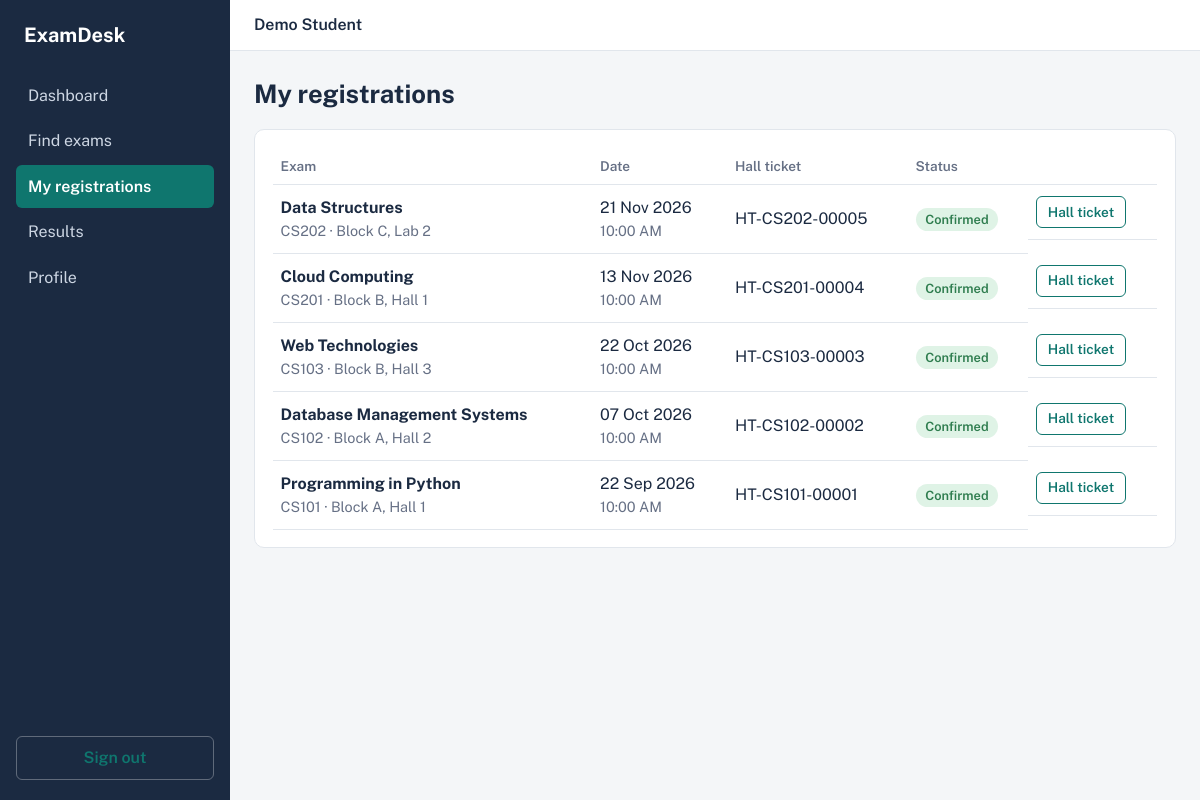
Page /registrations/ (signed in) on the committed database.
### exams/models.py (models this page shows, shortened)
class Registration(models.Model):
    CONFIRMED, CANCELLED = "confirmed", "cancelled"
    STATUS_CHOICES = [(CONFIRMED, "Confirmed"), (CANCELLED, "Cancelled")]
    student = models.ForeignKey(User, on_delete=models.CASCADE, related_name="registrations")
    exam = models.ForeignKey(Exam, on_delete=models.CASCADE, related_name="registrations")
    status = models.CharField(max_length=10, choices=STATUS_CHOICES, default=CONFIRMED)
    hall_ticket = models.CharField(max_length=30, blank=True)
    registered_at = models.DateTimeField(auto_now_add=True)
    class Meta:
        unique_together = ("student", "exam")
        ordering = ["exam__date"]
    @property
    def can_cancel(self):
        return self.status == self.CONFIRMED and not self.exam.deadline_passed

class Exam(models.Model):
    title = models.CharField(max_length=150)
    code = models.CharField(max_length=15, unique=True)
    description = models.TextField(blank=True)
    date = models.DateField()
    start_time = models.TimeField()
    duration_minutes = models.PositiveIntegerField(default=180)
    venue = models.CharField(max_length=120)
    fee = models.DecimalField(max_digits=8, decimal_places=2, default=0)
    seats = models.PositiveIntegerField(default=100)
    registration_deadline = models.DateField()
    is_active = models.BooleanField(default=True)
    class Meta:
        ordering = ["date", "start_time"]
    @property
    def deadline_passed(self):
        return timezone.localdate() > self.registration_deadline

### exams/views.py (the view)
# urls.py: path("registrations/", views.my_registrations, name="my_registrations"),
@login_required
def my_registrations(request):
    regs = request.user.registrations.select_related("exam").order_by("-registered_at")
    return render(request, "exams/my_registrations.html", {"regs": regs})

### exams/templates/exams/my_registrations.html (shortened to what this page needs)
{% extends "exams/base.html" %}
{% block content %}
<h1>My registrations</h1>
<div class="card">
  <table class="table">
    <thead><tr><th>Exam</th><th>Date</th><th>Hall ticket</th><th>Status</th><th></th></tr></thead>
    <tbody>
    {% for r in regs %}
      <tr>
        <td><b>{{ r.exam.title }}</b><div class="muted">{{ r.exam.code }} &middot; {{ r.exam.venue }}</div></td>
        <td>{{ r.exam.date|date:"d M Y" }}<div class="muted">{{ r.exam.start_time|time:"h:i A" }}</div></td>
        <td>{% if r.status == 'confirmed' %}{{ r.hall_ticket }}{% else %}&ndash;{% endif %}</td>
        <td><span class="pill {% if r.status == 'confirmed' %}ok{% else %}bad{% endif %}">{{ r.get_status_display }}</span></td>
        <td class="actions">
          {% if r.status == 'confirmed' %}
            <a class="btn small ghost" href="{% url 'hall_ticket' r.pk %}">Hall ticket</a>
          {% endif %}
        </td>
      </tr>
    {% empty %}
      <tr><td colspan="5" class="empty">You have not registered for any exam yet. <a href="{% url 'exam_list' %}">Find exams</a></td></tr>
    {% endfor %}
    </tbody>
  </table>
</div>
{% endblock %}

### exams/templates/exams/base.html (shortened to what this page needs)
{% load static %}<!DOCTYPE html>
<html lang="en">
<head>
<link rel="stylesheet" href="{% static 'css/style.css' %}">
</head>
<body>
{% if user.is_authenticated %}
<div class="shell">
  <aside class="sidebar" id="sidebar">
    <div class="brand">ExamDesk</div>
    <nav>
      <a href="{% url 'dashboard' %}" class="{% if request.resolver_match.url_name == 'dashboard' %}on{% endif %}">Dashboard</a>
      <a href="{% url 'exam_list' %}" class="{% if request.resolver_match.url_name == 'exam_list' %}on{% endif %}">Find exams</a>
      <a href="{% url 'my_registrations' %}" class="{% if request.resolver_match.url_name == 'my_registrations' %}on{% endif %}">My registrations</a>
      <a href="{% url 'results' %}" class="{% if 'result' in request.resolver_match.url_name %}on{% endif %}">Results</a>
      <a href="{% url 'profile' %}" class="{% if request.resolver_match.url_name == 'profile' %}on{% endif %}">Profile</a>
    </nav>
    <form method="post" action="{% url 'logout' %}" class="logout">{% csrf_token %}
      <button class="btn ghost" type="submit">Sign out</button>
    </form>
  </aside>
  <main class="main">
    <header class="topbar">
      <div class="who">{{ user.get_full_name|default:user.username }}</div>
    </header>
    <div class="content">
      {% block content %}{% endblock %}
    </div>
  </main>
</div>
{% else %}
<div class="auth-wrap">{% block auth %}{% endblock %}</div>
{% endif %}
</body>
</html>

### static/css/style.css (style rules this page uses)
:root { --ink:#1b2a41; --paper:#f4f6f8; --card:#fff; --line:#e1e6ec; --muted:#667085; --teal:#0f766e; --teal-d:#0b5a54; --green:#2f7d4f; --red:#b3372e; --amber:#b7791f; }
* { box-sizing:border-box }
body { margin:0;font-family:"Public Sans",system-ui,sans-serif;background:var(--paper);color:var(--ink);line-height:1.5 }
a { color:var(--teal) }
h1 { font-size:1.6rem;margin:0 0 1rem }
.muted { color:var(--muted);font-size:.9rem }
.shell { display:grid;grid-template-columns:230px 1fr;min-height:100vh }
.sidebar { background:var(--ink);color:#fff;padding:1.25rem 1rem;display:flex;flex-direction:column;position:sticky;top:0;height:100vh }
.brand { font-weight:700;font-size:1.25rem;margin-bottom:1.5rem;padding-left:.5rem }
.sidebar nav { display:flex;flex-direction:column;gap:.15rem;flex:1 }
.sidebar nav a { color:#cdd6e3;text-decoration:none;padding:.6rem .75rem;border-radius:6px }
.sidebar nav a.on { background:var(--teal);color:#fff;font-weight:600 }
.logout .btn { width:100%;color:#fff;border-color:rgba(255,255,255,.3) }
.main { min-width:0 }
.topbar { display:flex;justify-content:space-between;align-items:center;padding:.8rem 1.5rem;background:var(--card);border-bottom:1px solid var(--line) }
.who { font-weight:600 }
.content { padding:1.5rem;max-width:1100px }
.btn { display:inline-block;background:var(--teal);color:#fff;border:1px solid var(--teal);padding:.55rem 1rem;border-radius:6px;font:inherit;font-weight:600;cursor:pointer;text-decoration:none }
.btn.small { padding:.3rem .7rem;font-size:.85rem }
.btn.ghost { background:transparent;color:var(--teal) }
.card { background:var(--card);border:1px solid var(--line);border-radius:10px;padding:1.1rem;margin-bottom:1.25rem }
.pill { display:inline-block;padding:.1rem .6rem;border-radius:99px;font-size:.8rem;font-weight:600 }
.pill.ok { background:#dff3e6;color:var(--green) }
.table { width:100%;border-collapse:collapse }
.table th { text-align:left;font-size:.85rem;color:var(--muted);font-weight:600;padding:.5rem;border-bottom:1px solid var(--line) }
.table td { padding:.7rem .5rem;border-bottom:1px solid var(--line);vertical-align:middle }
.actions { display:flex;gap:.4rem;flex-wrap:wrap }

### rows in the picture
Registration: exam "Data Structures", exam.code "CS202", exam.venue "Block C, Lab 2", exam "21 Nov 2026", exam.start_time "10:00 AM", hall_ticket "HT-CS202-00005", status "Confirmed", shows "Hall ticket"
Registration: exam "Cloud Computing", exam.code "CS201", exam.venue "Block B, Hall 1", exam "13 Nov 2026", exam.start_time "10:00 AM", hall_ticket "HT-CS201-00004", status "Confirmed", shows "Hall ticket"
Registration: exam "Web Technologies", exam.code "CS103", exam.venue "Block B, Hall 3", exam "22 Oct 2026", exam.start_time "10:00 AM", hall_ticket "HT-CS103-00003", status "Confirmed", shows "Hall ticket"
Registration: exam "Database Management Systems", exam.code "CS102", exam.venue "Block A, Hall 2", exam "07 Oct 2026", exam.start_time "10:00 AM", hall_ticket "HT-CS102-00002", status "Confirmed", shows "Hall ticket"
Registration: exam "Programming in Python", exam.code "CS101", exam.venue "Block A, Hall 1", exam "22 Sep 2026", exam.start_time "10:00 AM", hall_ticket "HT-CS101-00001", status "Confirmed", shows "Hall ticket"

### other values in the picture
{{ user.get_full_name|default:user.username }} "Demo Student"
